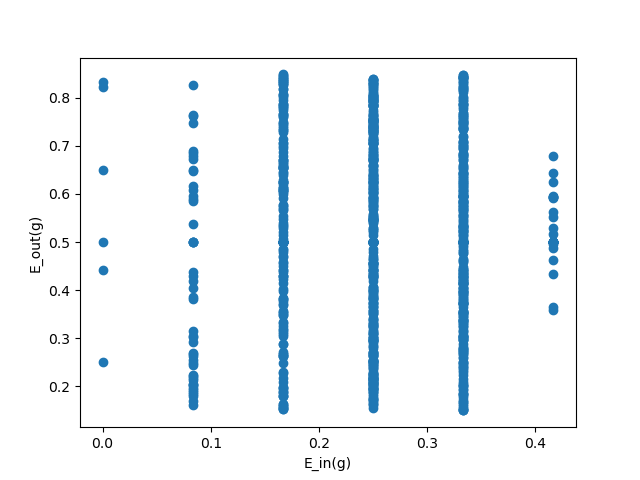

The Python source for this figure:
import numpy as np
import matplotlib.pyplot as plt

E_in_final = []
E_out_final = []
E_diff = []
p = 0.15

for i in range(1000):

    # Generate data
    X = np.random.uniform(-1,1,12)
    y = np.sign(X)
    for i in range(12):
        c = np.random.uniform(0,1,1)
        if c <= p:
            y *= -1

    # (1) Sort data
    newX = np.sort(X)
    E_in = 1000
    final_s = 0
    final_theta = 0

    # (2) Generate theta and Calculate E_in
    for j in range(12):
        E_in_theta = 0
        E_in_theta1 = 0
        E_in_theta0 = 0
        s = 0
        if j == 0:
            theta = -1
        else:
            theta = (newX[j-1] + newX[j]) / 2

        # Calculate E_in
        for k in range(12):
            h1 = np.sign(newX[k] - theta) * 1
            h2 = h1 * (-1)
            if h1 != y[k]:
                E_in_theta1 += 1
            if h2 != y[k]:
                E_in_theta0 += 1
        if E_in_theta0 < E_in_theta1:
            E_in_theta = E_in_theta0
            s = -1
        else:
            E_in_theta = E_in_theta1
            s = 1
        if E_in > E_in_theta:
            E_in = E_in_theta
            final_theta = theta
            final_s = s
    E_in = E_in / 12
    E_out = (0.5 - final_s * (0.5 - p)) + final_s * (0.5 - p) * abs(final_theta)
    E_in_final.append(E_in)
    E_out_final.append(E_out)
    E_diff.append(E_out - E_in)

print ("The median of E_out - E_in is ", np.median(E_diff))

plt.scatter(E_in_final, E_out_final)
plt.xlabel("E_in(g)")
plt.ylabel("E_out(g)")
plt.show()
